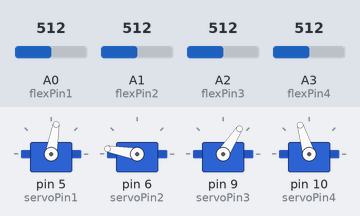
Recording of a sketch running on a simulated Arduino Uno, built with avr-gcc and run on an emulated ATmega328P. Shown: 4 × servo. The test bench sets the inputs (shaded band); at power-on: A0 (flexPin1) = 512, A1 (flexPin2) = 512, A2 (flexPin3) = 512, A3 (flexPin4) = 512.

Above: at 1.2 s.
1.3 s: A0 (flexPin1) set to 716
At 2.3 s:
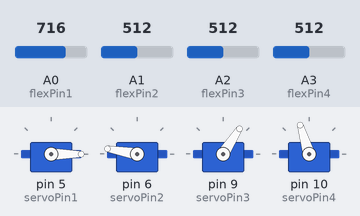
2.8 s: A1 (flexPin2) set to 716
At 3.4 s:
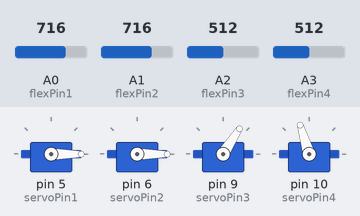
4.3 s: A2 (flexPin3) set to 716
At 5.5 s:
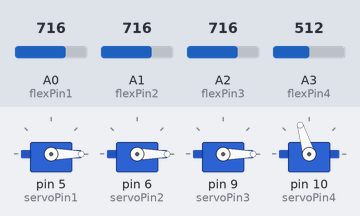
5.8 s: A3 (flexPin4) set to 716
At 6.9 s:
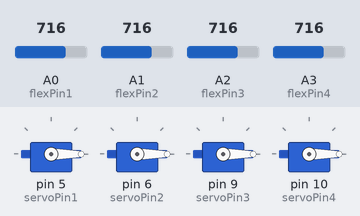
7.3 s: A0 (flexPin1) set to 306
At 8.0 s:
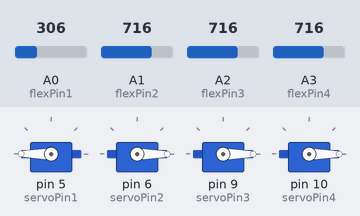
8.8 s: A1 (flexPin2) set to 306
At 9.2 s:
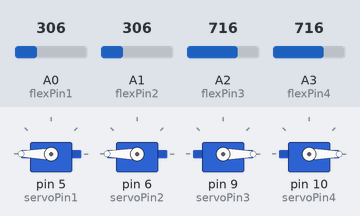
Timing chart, 0 to 11.3 s (numbered marks = the images above; inputs shaded):
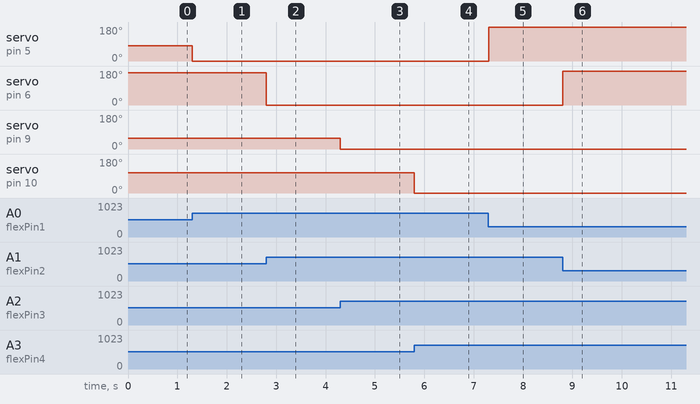

The sketch:

handcontrol.ino
```cpp
//Define sensors and servos

#include <Servo.h> //Includes servo library

Servo finger1, finger2, finger3, finger4;

int servoPin1 = 5;
int servoPin2 = 6;
int servoPin3 = 9;
int servoPin4 = 10;

int flexPin1 = A0;
int flexPin2 = A1;
int flexPin3 = A2;
int flexPin4 = A3;
//int flexPin5 = A4;

void setup()
{
  //Attach the servo objects to their respective pins
  finger1.attach(servoPin1);
  finger2.attach(servoPin2);
  finger3.attach(servoPin3);
  finger4.attach(servoPin4);

  /* set each servo pin to output; I'm not acutally sure if this is
  even necessary, but I did just in case it is */
  pinMode(servoPin1, OUTPUT);
  pinMode(servoPin2, OUTPUT);
  pinMode(servoPin3, OUTPUT);
  pinMode(servoPin4, OUTPUT);

  //Set each flex sensor pin to input: this is necessary
  pinMode(flexPin1, INPUT);
  pinMode(flexPin2, INPUT);
  pinMode(flexPin3, INPUT);
  pinMode(flexPin4, INPUT);
  //pinMode(flexPin5, INPUT);

  finger1.write(90);
  finger2.write(90);
  finger3.write(90);
  finger4.write(90);
}

void loop()
{
  //Defines analog input variables
  int flex1 = analogRead(flexPin1);
  int flex2 = analogRead(flexPin2);
  int flex3 = analogRead(flexPin3);
  int flex4 = analogRead(flexPin4);
  //int flex5 = analogRead(flexPin5);

  /* Defines "pos" variables as being proportional to the flex inputs.
  The 400 to 700 value range seemed adequate for my sensors, but you can change
  yours accordingly. */
  int pos1 = map(flex1, 400, 600, 180, 0);
  pos1 = constrain(pos1, 0, 180);
  int pos2 = map(flex2, 500, 700, 180, 0);
  pos2 = constrain(pos2, 0, 180);
  int pos3 = map(flex3, 300, 610, 180, 0);
  pos3 = constrain(pos3, 0, 180);
  int pos4 = map(flex4, 400, 675, 180, 0);
  pos4 = constrain(pos4, 0, 180);
  //int pos5 = map(flex5, 400, 700, 180, 0);
  //pos5 = constrain(pos5, 0, 180);

  //Tells servos to move by the amount specified in the "pos" variables
  finger1.write(pos1);
  finger2.write(pos2);
  finger3.write(pos3);
  finger4.write(pos4);
}
```

Measured:
- after the input at 1.3 s, servo on pin 5 (servoPin1): 80° → 0° at once
- after the input at 2.8 s, servo on pin 6 (servoPin2): 170° → 0° at once
- after the input at 4.3 s, servo on pin 9 (servoPin3): 57° → 0° at once
- after the input at 5.8 s, servo on pin 10 (servoPin4): 107° → 0° at once
- after the input at 7.3 s, servo on pin 5 (servoPin1): 0° → 180° at once
- after the input at 8.8 s, servo on pin 6 (servoPin2): 0° → 180° at once
